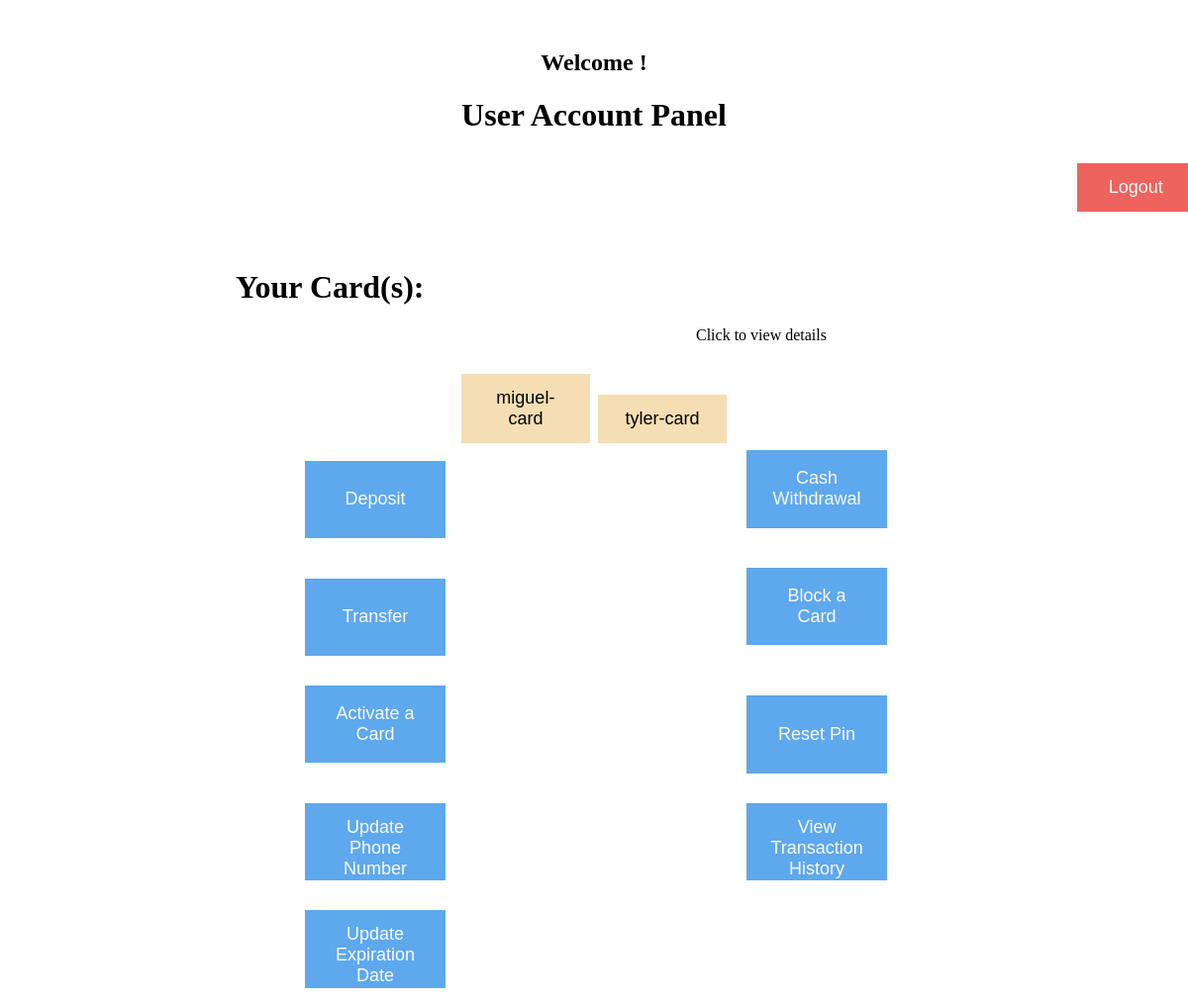
The page /user-account-panel/ (signed in) on the database as committed earlier.
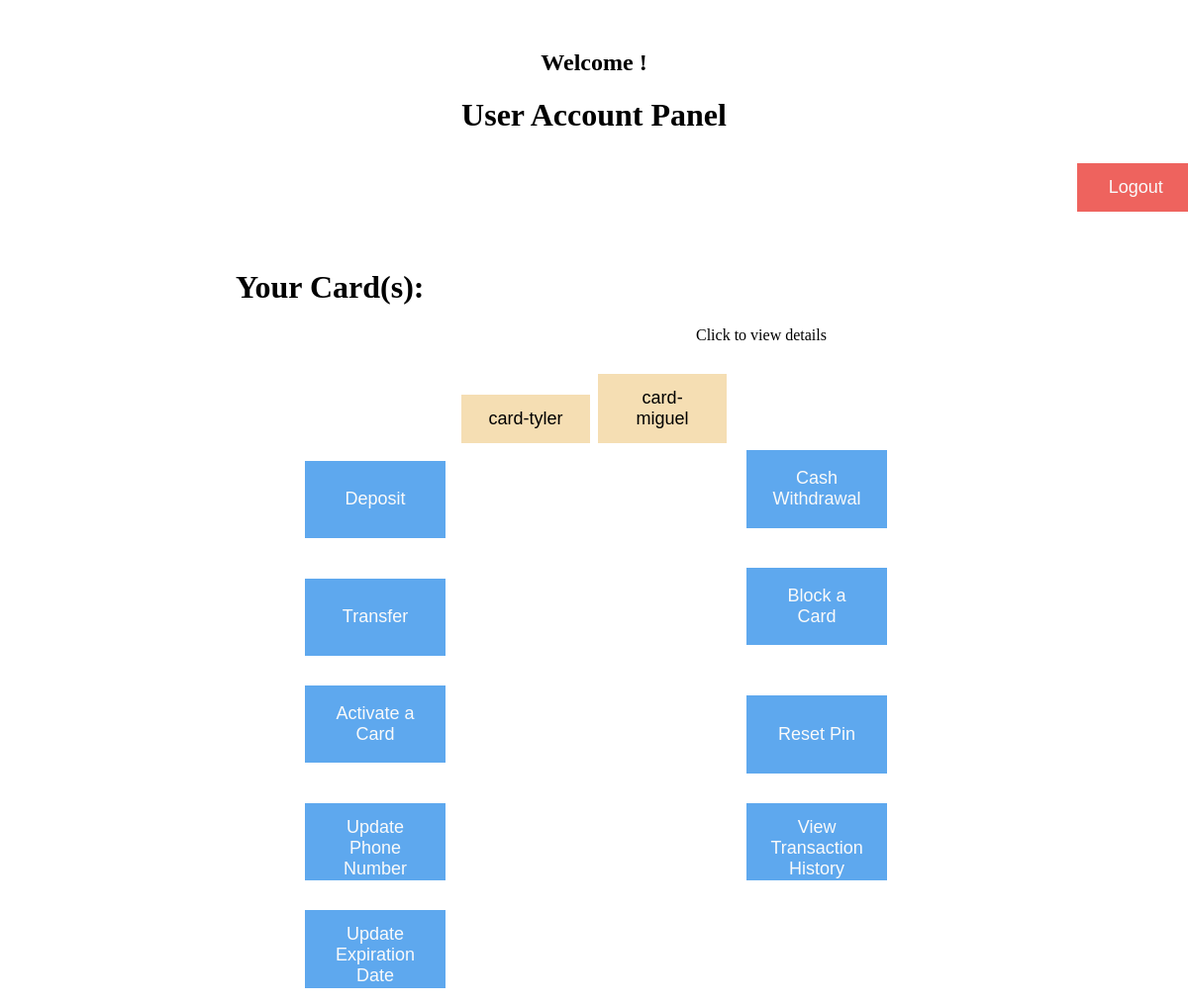
The same page on the database as committed later.
### ATM/models.py (models this page shows, shortened)
class Card(models.Model):
    card_number = models.PositiveIntegerField(primary_key=True)
    pin = models.PositiveIntegerField(default=False)
    card_name = models.CharField(max_length=30)
    issue_date = models.DateField()
    exp_date = models.DateField(default=datetime.now() + timedelta(days=1095))
    balance = models.PositiveIntegerField()
    address = models.CharField(max_length=60)
    phone_number = models.PositiveIntegerField()
    status = models.CharField(max_length=30, default='Active')
    transaction_history = models.TextField(blank=True)

### ATM/views.py (the view)
# urls.py: path('user-account-panel/', views.user_account_panel),
@login_required(login_url='/admin-login')
def user_account_panel(request):
    card = Card.objects.all()
    account = Account.objects.all()
    context = {'card': card, 'account':account}
    return render(request, 'user-account-panel.html', context)

### ATM/templates/user-account-panel.html (shortened to what this page needs)
<h2 style="text-align:center;margin-top:50px;">Welcome {{Account.account_name}}!</h2>
<h1 style="text-align:center;">User Account Panel</h1>
{% if user.is_authenticated %}
<button id="logout-btn" value="Logout" onclick="location.href = '/'">
    Logout</button>
{% endif %}
<h1 style="margin-left:230px;margin-top:50px;">Your Card(s):</h1>
<p4 style="margin-left:695px;margin-top:-50px;">Click to view details</p4>
<div style="text-align: center;">
    <h1>
        {% for data in card %}
        {% if data.card_name %}
        <button method="post" name="{{data.card_name}}" class="card-btn"
            onclick="location.href='card-details/?card_name={{data.card_name}}'">{{data.card_name}}</button>
        {% endif %}
        {% endfor %}
    </h1>
</div>
<button class="transaction-btn" onclick="location.href = 'deposit'">Deposit</button>
<button class="transaction-btn" style="margin-top:-22px;" onclick="location.href = 'withdrawal'">Cash Withdrawal</button>
<button class="transaction-btn" style="margin-top:22px;" onclick="location.href = 'transfer'">Transfer</button>
<button class="transaction-btn"style="margin-top:22px" onclick="location.href = 'block-card'">Block a Card</button>
<button class="transaction-btn"style="margin-top:22px" onclick="location.href = 'activate-card'">Activate a Card</button>
<button class="transaction-btn"style="margin-top:22px" onclick="location.href = 'reset-pin'">Reset Pin</button>
<button class="transaction-btn"style="margin-top:22px" onclick="location.href = 'update-phone'">Update Phone Number</button>
<button class="transaction-btn"style="margin-top:22px" onclick="location.href = 'view-history'">View Transaction History</button>
<button class="transaction-btn"style="margin-top:22px" onclick="location.href = 'update-expd'">Update Expiration Date</button>

### ATM/templates/user-account-panel.html (style rules this page uses)
button { font-size: 18; background-color: #5ea8ee; color: rgb(250, 250, 250); padding: 14px 20px; margin: 8px 0; border: none; cursor: pointer; width: 10%; }
#logout-btn { background-color: #ee635e; margin-left: 1080px; }
.card-btn { background-color: wheat; color: rgb(0, 0, 0); padding: 14px 20px; margin: 8px 0; cursor: pointer; width: 11%; }
.transaction-btn { font-size: 18; background-color: #5ea8ee; color: rgb(250, 250, 250); padding: 14px 20px; margin: 8px 0; border: none; cursor: pointer; width: 12%; height: 10%; margin-left: 300px; margin-top: -100px; }

Rows that differ between the two databases and show on the page:
removed Card: card_name "miguel-card"
removed Card: card_name "tyler-card"
added Card: card_name "card-tyler"
added Card: card_name "card-miguel"
